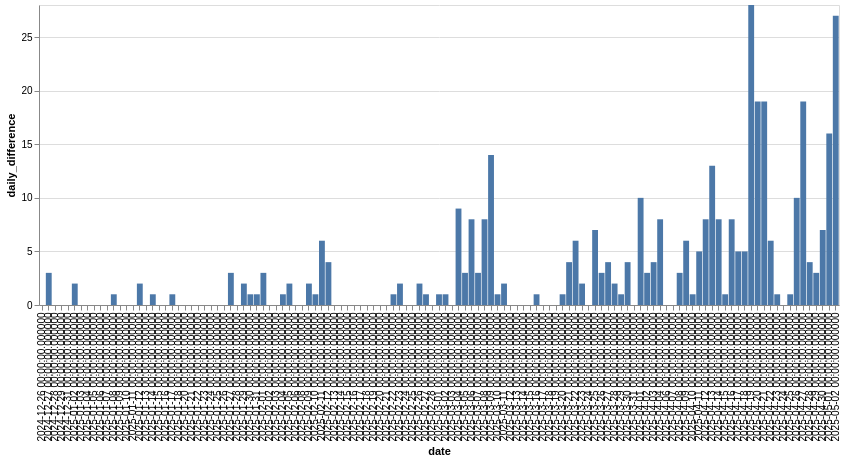

The code cell stored with this chart in its notebook:
### Code cell
segment("Solan last km")

### Figure 1 — Vega-Lite specification as saved in the notebook (floating-point values rounded to 4 significant figures)
{"config": {"view": {"continuousWidth": 300, "continuousHeight": 300}}, "data": {"name": "data-29fdfaf9032badb7fccda49638dc0e93"}, "mark": {"type": "bar"}, "encoding": {"x": {"field": "date", "type": "ordinal"}, "y": {"field": "daily_difference", "type": "quantitative"}}, "width": 800, "$schema": "https://vega.github.io/schema/vega-lite/v5.8.0.json", "datasets": {"data-29fdfaf9032badb7fccda49638dc0e93": [{"date": "2024-12-26 00:00:00.000000", "effort_count": 12355, "daily_difference": 0}, {"date": "2024-12-27 00:00:00.000000", "effort_count": 12358, "daily_difference": 3}, {"date": "2024-12-28 00:00:00.000000", "effort_count": 12358, "daily_difference": 0}, {"date": "2024-12-29 00:00:00.000000", "effort_count": 12358, "daily_difference": 0}, {"date": "2024-12-31 00:00:00.000000", "effort_count": 12356, "daily_difference": 0}, {"date": "2025-01-02 00:00:00.000000", "effort_count": 12356, "daily_difference": 2}, {"date": "2025-01-03 00:00:00.000000", "effort_count": 12356, "daily_difference": 0}, {"date": "2025-01-04 00:00:00.000000", "effort_count": 12356, "daily_difference": 0}, {"date": "2025-01-05 00:00:00.000000", "effort_count": 12356, "daily_difference": 0}, {"date": "2025-01-06 00:00:00.000000", "effort_count": 12356, "daily_difference": 0}, {"date": "2025-01-07 00:00:00.000000", "effort_count": 12356, "daily_difference": 0}, {"date": "2025-01-08 00:00:00.000000", "effort_count": 12357, "daily_difference": 1}, {"date": "2025-01-09 00:00:00.000000", "effort_count": 12357, "daily_difference": 0}, {"date": "2025-01-10 00:00:00.000000", "effort_count": 12357, "daily_difference": 0}, {"date": "2025-01-11 00:00:00.000000", "effort_count": 12357, "daily_difference": 0}, {"date": "2025-01-12 00:00:00.000000", "effort_count": 12359, "daily_difference": 2}, {"date": "2025-01-13 00:00:00.000000", "effort_count": 12359, "daily_difference": 0}, {"date": "2025-01-14 00:00:00.000000", "effort_count": 12360, "daily_difference": 1}, {"date": "2025-01-15 00:00:00.000000", "effort_count": 12360, "daily_difference": 0}, {"date": "2025-01-16 00:00:00.000000", "effort_count": 12360, "daily_difference": 0}, {"date": "2025-01-17 00:00:00.000000", "effort_count": 12361, "daily_difference": 1}, {"date": "2025-01-18 00:00:00.000000", "effort_count": 12361, "daily_difference": 0}, {"date": "2025-01-20 00:00:00.000000", "effort_count": 12360, "daily_difference": 0}, {"date": "2025-01-21 00:00:00.000000", "effort_count": 12360, "daily_difference": 0}, {"date": "2025-01-22 00:00:00.000000", "effort_count": 12360, "daily_difference": 0}, {"date": "2025-01-23 00:00:00.000000", "effort_count": 12360, "daily_difference": 0}, {"date": "2025-01-24 00:00:00.000000", "effort_count": 12360, "daily_difference": 0}, {"date": "2025-01-25 00:00:00.000000", "effort_count": 12360, "daily_difference": 0}, {"date": "2025-01-26 00:00:00.000000", "effort_count": 12360, "daily_difference": 0}, {"date": "2025-01-27 00:00:00.000000", "effort_count": 12363, "daily_difference": 3}, {"date": "2025-01-28 00:00:00.000000", "effort_count": 12363, "daily_difference": 0}, {"date": "2025-01-29 00:00:00.000000", "effort_count": 12365, "daily_difference": 2}, {"date": "2025-01-30 00:00:00.000000", "effort_count": 12366, "daily_difference": 1}, {"date": "2025-01-31 00:00:00.000000", "effort_count": 12367, "daily_difference": 1}, {"date": "2025-02-01 00:00:00.000000", "effort_count": 12370, "daily_difference": 3}, {"date": "2025-02-02 00:00:00.000000", "effort_count": 12370, "daily_difference": 0}, {"date": "2025-02-03 00:00:00.000000", "effort_count": 12370, "daily_difference": 0}, {"date": "2025-02-04 00:00:00.000000", "effort_count": 12371, "daily_difference": 1}, {"date": "2025-02-05 00:00:00.000000", "effort_count": 12373, "daily_difference": 2}, {"date": "2025-02-06 00:00:00.000000", "effort_count": 12373, "daily_difference": 0}, {"date": "2025-02-08 00:00:00.000000", "effort_count": 12373, "daily_difference": 0}, {"date": "2025-02-09 00:00:00.000000", "effort_count": 12375, "daily_difference": 2}, {"date": "2025-02-10 00:00:00.000000", "effort_count": 12376, "daily_difference": 1}, {"date": "2025-02-11 00:00:00.000000", "effort_count": 12382, "daily_difference": 6}, {"date": "2025-02-12 00:00:00.000000", "effort_count": 12386, "daily_difference": 4}, {"date": "2025-02-13 00:00:00.000000", "effort_count": 12386, "daily_difference": 0}, {"date": "2025-02-14 00:00:00.000000", "effort_count": 12386, "daily_difference": 0}, {"date": "2025-02-15 00:00:00.000000", "effort_count": 12386, "daily_difference": 0}, {"date": "2025-02-16 00:00:00.000000", "effort_count": 12386, "daily_difference": 0}, {"date": "2025-02-17 00:00:00.000000", "effort_count": 12386, "daily_difference": 0}, {"date": "2025-02-18 00:00:00.000000", "effort_count": 12386, "daily_difference": 0}, {"date": "2025-02-19 00:00:00.000000", "effort_count": 12386, "daily_difference": 0}, {"date": "2025-02-20 00:00:00.000000", "effort_count": 12386, "daily_difference": 0}, {"date": "2025-02-21 00:00:00.000000", "effort_count": 12386, "daily_difference": 0}, {"date": "2025-02-22 00:00:00.000000", "effort_count": 12387, "daily_difference": 1}, {"date": "2025-02-23 00:00:00.000000", "effort_count": 12389, "daily_difference": 2}, {"date": "2025-02-24 00:00:00.000000", "effort_count": 12389, "daily_difference": 0}, {"date": "2025-02-25 00:00:00.000000", "effort_count": 12389, "daily_difference": 0}, {"date": "2025-02-26 00:00:00.000000", "effort_count": 12391, "daily_difference": 2}, {"date": "2025-02-27 00:00:00.000000", "effort_count": 12392, "daily_difference": 1}, {"date": "2025-02-28 00:00:00.000000", "effort_count": 12392, "daily_difference": 0}, {"date": "2025-03-01 00:00:00.000000", "effort_count": 12393, "daily_difference": 1}, {"date": "2025-03-02 00:00:00.000000", "effort_count": 12394, "daily_difference": 1}, {"date": "2025-03-03 00:00:00.000000", "effort_count": 12394, "daily_difference": 0}, {"date": "2025-03-04 00:00:00.000000", "effort_count": 12403, "daily_difference": 9}, {"date": "2025-03-05 00:00:00.000000", "effort_count": 12406, "daily_difference": 3}, {"date": "2025-03-06 00:00:00.000000", "effort_count": 12414, "daily_difference": 8}, {"date": "2025-03-07 00:00:00.000000", "effort_count": 12417, "daily_difference": 3}, {"date": "2025-03-08 00:00:00.000000", "effort_count": 12425, "daily_difference": 8}, {"date": "2025-03-09 00:00:00.000000", "effort_count": 12439, "daily_difference": 14}, {"date": "2025-03-10 00:00:00.000000", "effort_count": 12440, "daily_difference": 1}, {"date": "2025-03-11 00:00:00.000000", "effort_count": 12442, "daily_difference": 2}, {"date": "2025-03-12 00:00:00.000000", "effort_count": 12442, "daily_difference": 0}, {"date": "2025-03-13 00:00:00.000000", "effort_count": 12442, "daily_difference": 0}, {"date": "2025-03-14 00:00:00.000000", "effort_count": 12442, "daily_difference": 0}, {"date": "2025-03-15 00:00:00.000000", "effort_count": 12442, "daily_difference": 0}, {"date": "2025-03-16 00:00:00.000000", "effort_count": 12443, "daily_difference": 1}, {"date": "2025-03-17 00:00:00.000000", "effort_count": 12443, "daily_difference": 0}, {"date": "2025-03-18 00:00:00.000000", "effort_count": 12443, "daily_difference": 0}, {"date": "2025-03-19 00:00:00.000000", "effort_count": 12443, "daily_difference": 0}, {"date": "2025-03-20 00:00:00.000000", "effort_count": 12444, "daily_difference": 1}, {"date": "2025-03-21 00:00:00.000000", "effort_count": 12448, "daily_difference": 4}, {"date": "2025-03-22 00:00:00.000000", "effort_count": 12454, "daily_difference": 6}, {"date": "2025-03-23 00:00:00.000000", "effort_count": 12456, "daily_difference": 2}, {"date": "2025-03-24 00:00:00.000000", "effort_count": 12456, "daily_difference": 0}, {"date": "2025-03-25 00:00:00.000000", "effort_count": 12463, "daily_difference": 7}, {"date": "2025-03-26 00:00:00.000000", "effort_count": 12466, "daily_difference": 3}, {"date": "2025-03-27 00:00:00.000000", "effort_count": 12470, "daily_difference": 4}, {"date": "2025-03-28 00:00:00.000000", "effort_count": 12472, "daily_difference": 2}, {"date": "2025-03-29 00:00:00.000000", "effort_count": 12473, "daily_difference": 1}, {"date": "2025-03-30 00:00:00.000000", "effort_count": 12477, "daily_difference": 4}, {"date": "2025-03-31 00:00:00.000000", "effort_count": 12477, "daily_difference": 0}, {"date": "2025-04-01 00:00:00.000000", "effort_count": 12487, "daily_difference": 10}, {"date": "2025-04-02 00:00:00.000000", "effort_count": 12490, "daily_difference": 3}, {"date": "2025-04-03 00:00:00.000000", "effort_count": 12494, "daily_difference": 4}, {"date": "2025-04-04 00:00:00.000000", "effort_count": 12502, "daily_difference": 8}, {"date": "2025-04-06 00:00:00.000000", "effort_count": 12501, "daily_difference": 0}, {"date": "2025-04-07 00:00:00.000000", "effort_count": 12501, "daily_difference": 0}, {"date": "2025-04-08 00:00:00.000000", "effort_count": 12504, "daily_difference": 3}, {"date": "2025-04-09 00:00:00.000000", "effort_count": 12510, "daily_difference": 6}, {"date": "2025-04-10 00:00:00.000000", "effort_count": 12511, "daily_difference": 1}, {"date": "2025-04-11 00:00:00.000000", "effort_count": 12516, "daily_difference": 5}, {"date": "2025-04-12 00:00:00.000000", "effort_count": 12524, "daily_difference": 8}, {"date": "2025-04-13 00:00:00.000000", "effort_count": 12537, "daily_difference": 13}, {"date": "2025-04-14 00:00:00.000000", "effort_count": 12545, "daily_difference": 8}, {"date": "2025-04-15 00:00:00.000000", "effort_count": 12546, "daily_difference": 1}, {"date": "2025-04-16 00:00:00.000000", "effort_count": 12554, "daily_difference": 8}, {"date": "2025-04-17 00:00:00.000000", "effort_count": 12559, "daily_difference": 5}, {"date": "2025-04-18 00:00:00.000000", "effort_count": 12564, "daily_difference": 5}, {"date": "2025-04-19 00:00:00.000000", "effort_count": 12592, "daily_difference": 28}, {"date": "2025-04-20 00:00:00.000000", "effort_count": 12611, "daily_difference": 19}, {"date": "2025-04-21 00:00:00.000000", "effort_count": 12630, "daily_difference": 19}, {"date": "2025-04-22 00:00:00.000000", "effort_count": 12636, "daily_difference": 6}, {"date": "2025-04-23 00:00:00.000000", "effort_count": 12637, "daily_difference": 1}, {"date": "2025-04-24 00:00:00.000000", "effort_count": 12637, "daily_difference": 0}, {"date": "2025-04-25 00:00:00.000000", "effort_count": 12638, "daily_difference": 1}, {"date": "2025-04-26 00:00:00.000000", "effort_count": 12648, "daily_difference": 10}, {"date": "2025-04-27 00:00:00.000000", "effort_count": 12667, "daily_difference": 19}, {"date": "2025-04-28 00:00:00.000000", "effort_count": 12671, "daily_difference": 4}, {"date": "2025-04-29 00:00:00.000000", "effort_count": 12674, "daily_difference": 3}, {"date": "2025-04-30 00:00:00.000000", "effort_count": 12681, "daily_difference": 7}, {"date": "2025-05-01 00:00:00.000000", "effort_count": 12697, "daily_difference": 16}, {"date": "2025-05-02 00:00:00.000000", "effort_count": 12724, "daily_difference": 27}]}}
